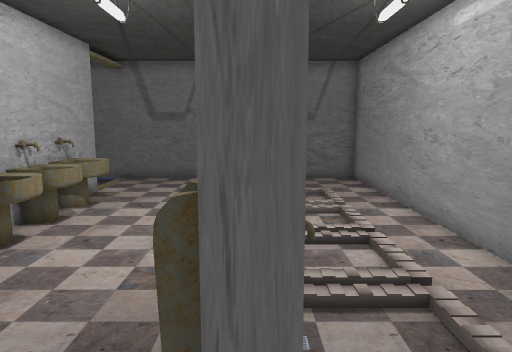
View 1 (above)

12 first-person views from a walk through a Unity game level. The camera is 1.4 m above the floor, tilts 8° down and sees 70° across. Doors are open. The floor is counted in squares, 0.5 m on a side. Each view is taken from the middle of a square. On the plan, view 1 faces up. The plan holds only what a view shows up to about 20 squares ahead; the rest is blank. The place goes on beyond the plan. The player character is not drawn.

View 2
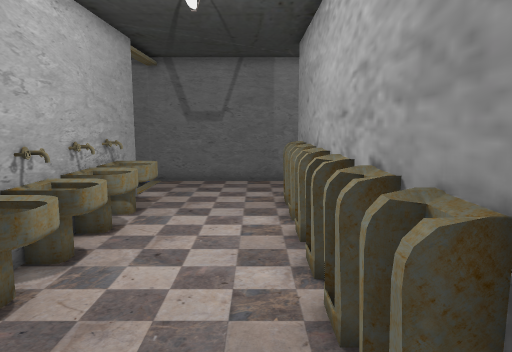

View 3
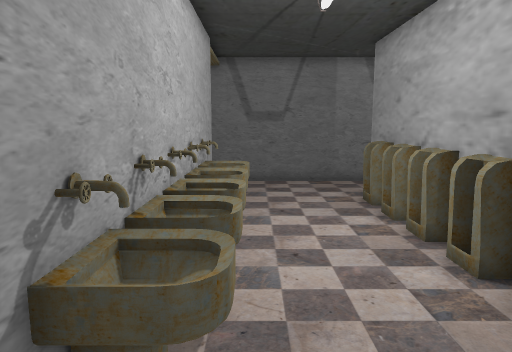

View 4
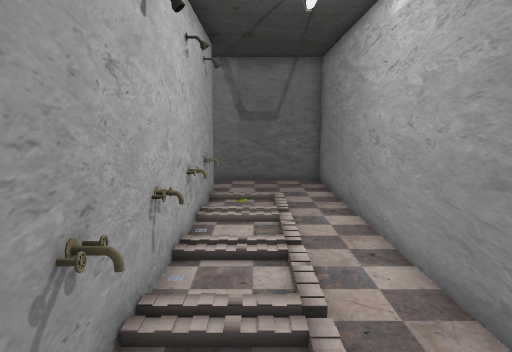

View 5
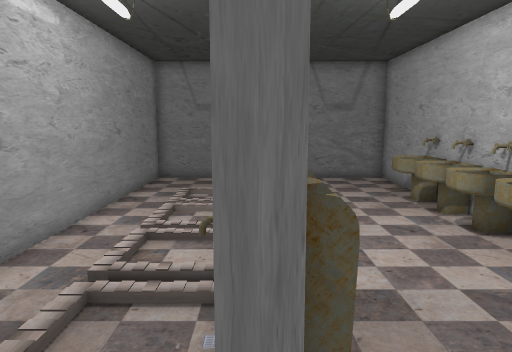

View 6
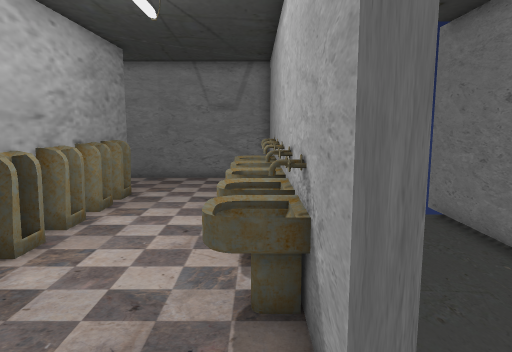

View 7
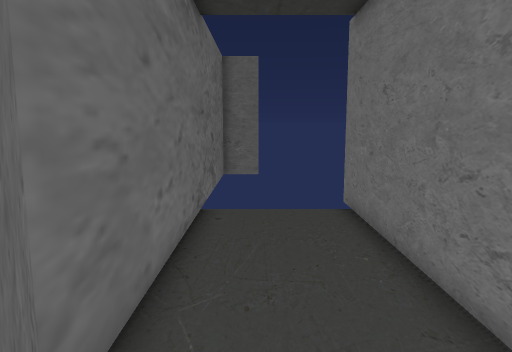

View 8
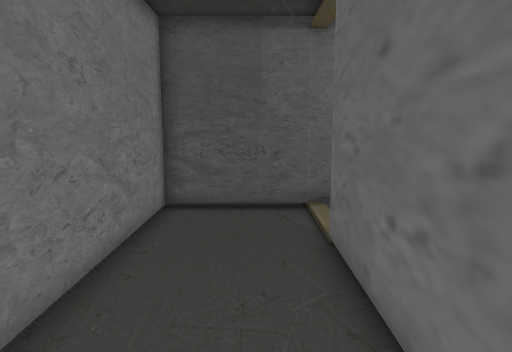

View 9
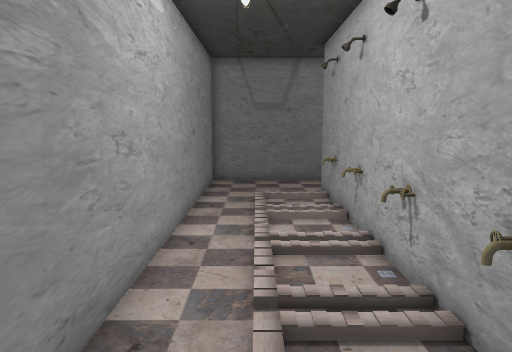

View 10
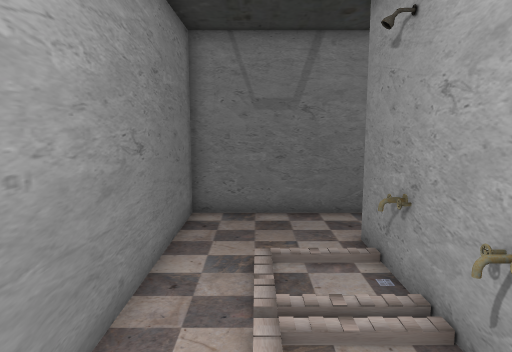

View 11
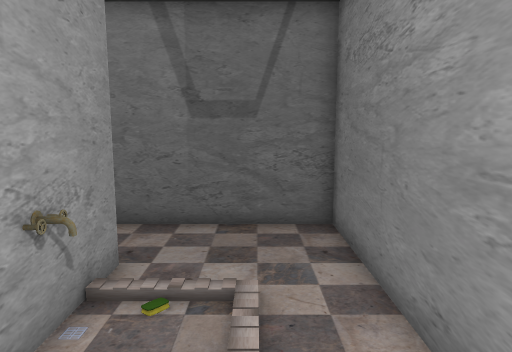

View 12
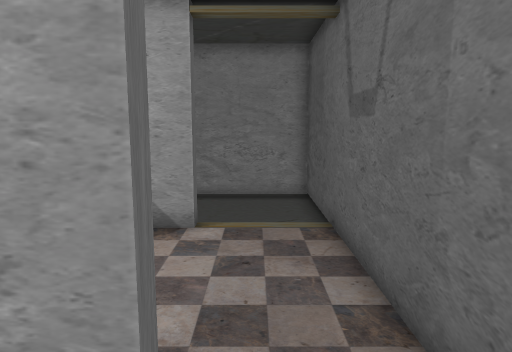

### Floor plan
Key: @ floor where view 1 was taken; # wall or solid block; . floor; D open door; = window, fence, low wall or low ledge; ^ raised ledge; O other object.
Columns run from 12 left of view 1 to 5 right of it. Each row starts with its distance up from view 1.
 19 #####D############
 18 #....D...........#
 17 #....D...........#
 16 #....D......#....#
 15 #....#.....##....#
 14 #....#.....##....#
 13 #....#^^...##....#
 12 #....#^....##....#
 11 #....#^^...##....#
 10 #....#^....##O...#
  9 #....#^....=#....#
  8 #....#^^...##....#
  7 #....#^....##O...#
  6 #    #^^...##....#
  5      #^....##....#
  4      #^^...##O...#
  3      # ....##....#
  2      #......#....#
  1      #...........#
  0      #......@....#
 -1      #############

Positions as (right, up) in squares from view 1, and headings:
1: (0, 0), facing up
2: (-2, 1), facing up
3: (-5, 1), facing up
4: (2, 1), facing up
5: (0, 18), facing down
6: (-6, 18), facing down
7: (-9, 18), facing down
8: (-9, 7), facing up
9: (3, 17), facing down
10: (3, 11), facing down
11: (3, 9), facing up
12: (3, 17), facing left
